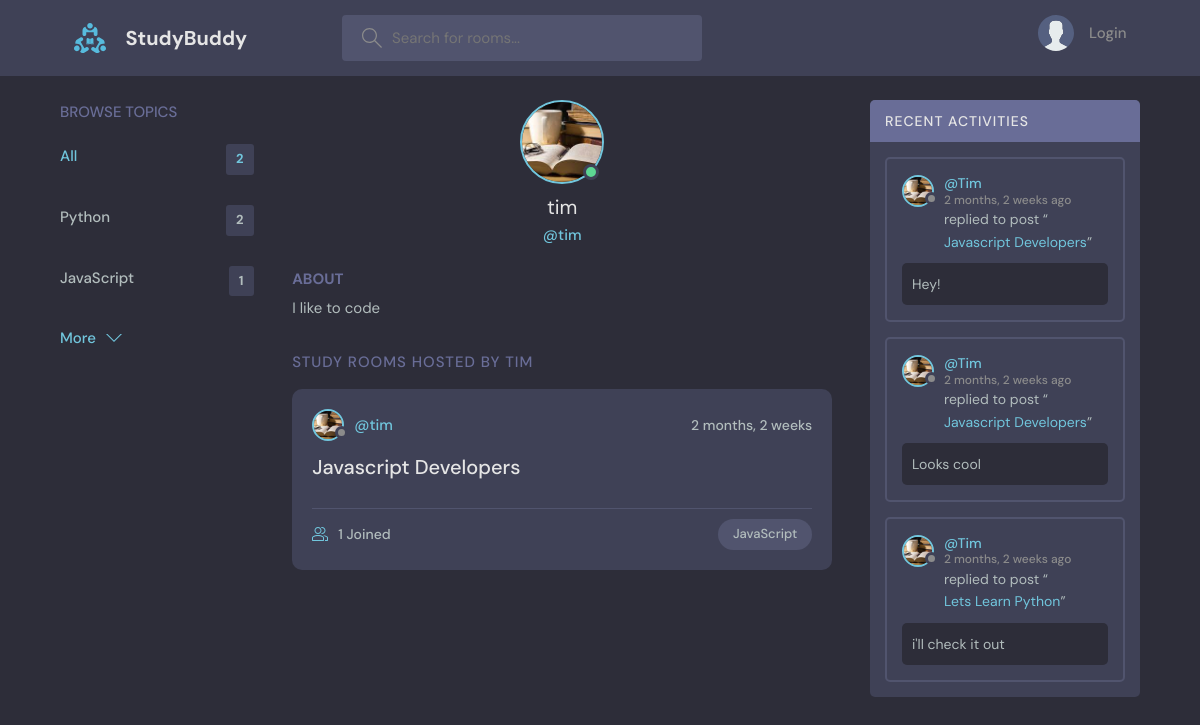
The page /profile/2 on the database its author committed.
### base/models.py (models this page shows, shortened)
class Topic(models.Model):
    name = models.CharField(max_length=200)

class User(AbstractUser):
    name = models.CharField(max_length=200, null=True)
    email = models.EmailField( unique=True, null=True)
    bio = models.TextField(null=True)
    avatar = models.ImageField(null=True, default="avatar.svg")
    USERNAME_FIELD = 'email'
    REQUIRED_FIELDS = []

class Room(models.Model):
    host = models.ForeignKey(User, on_delete=models.SET_NULL, null=True)
    topic =models.ForeignKey(Topic, on_delete=models.SET_NULL, null=True)
    name = models.CharField(max_length=200)
    description = models.TextField(null=True, blank=True)
    participants= models.ManyToManyField(User, related_name='paticipants', blank=True)
    created = models.DateTimeField(auto_now=True)
    updated = models.DateTimeField(auto_now_add=True)
    class Meta:
        ordering = ['-updated', '-created']
    def __str__(self):
        return self.name

class Message(models.Model):
    user = models.ForeignKey(User, on_delete=models.CASCADE)
    room = models.ForeignKey(Room, on_delete=models.CASCADE)
    body = models.TextField()
    created = models.DateTimeField(auto_now=True)
    updated = models.DateTimeField(auto_now_add=True)
    class Meta:
        ordering = ['-updated', '-created']

### base/views.py (the view)
# urls.py: path('profile/<str:pk>', views.userProfile, name="user-profile"),
def userProfile(request, pk):
    user = User.objects.get(id=pk)
    rooms = user.room_set.all()
    rooms_message = user.message_set.all()
    topics = Topic.objects.all()
    context = {'user': user, 'rooms':rooms, 'room_message':rooms_message, 'topics':topics}
    return render(request, 'base/profile.html', context)

### base/templates/base/profile.html (shortened to what this page needs)
{% extends "main.html" %}
{% block content %}
<main class="profile-page layout layout--3">
  <div class="container">
    {% include "base/topics_component.html" %}
    <div class="roomList">
      <div class="profile">
        <div class="profile__avatar">
          <div class="avatar avatar--large active">
            <img src="{{user.avatar.url}}" />
          </div>
        </div>
        <div class="profile__info">
          <h3>{{user.username}}</h3>
          <p>@{{user.username}}</p>
        </div>
        <div class="profile__about">
          <h3>About</h3>
          <p>
            {{user.bio}}
          </p>
        </div>
      </div>
      <div class="roomList__header">
        <div>
          <h2>Study Rooms Hosted by {{user.username}}</a>
          </h2>
        </div>
      </div>
      {% include "base/feed_component.html" %}
    </div>
    {% include "base/activity_component.html" %}
  </div>
</main>
{% endblock content %}

### templates/main.html (shortened to what this page needs)
<!DOCTYPE html>
{% load static %}
<html lang="en">
  <head>
    <link rel="stylesheet" href="{% static 'styles/style.css' %}" />
  </head>
  <body>
        {% include "navbar.html" %}
        {% block content %}
        {% endblock content %}
  </body>
</html>

### templates/navbar.html (shortened to what this page needs)
{% load static %}
<header class="header header--loggedIn">
    <div class="container">
      <a href="{% url 'home' %}" class="header__logo">
        <img src="{% static 'images/logo.svg' %}" />
        <h1>StudyBuddy</h1>
      </a>
      <form class="header__search" method="GET" action="{% url 'home' %}">
        <label>
          <input  name="q" placeholder="Search for rooms..." />
        </label>
      </form>
      <nav class="header__menu">
        {% if request.user.is_authenticated%}
        <div class="header__user">
          <a href="{% url 'update-user' %}">
            <div class="avatar avatar--medium active">
              <img src="{{request.user.avatar.url}}" />
            </div>
            <p>{{request.user.username}} <span>@{{request.user.username}}</span></p>
          </a>
          <button class="dropdown-button">
            <svg version="1.1" xmlns="http://www.w3.org/2000/svg" width="32" height="32" viewBox="0 0 32 32">
              <title>chevron-down</title>
              <path d="M16 21l-13-13h-3l16 16 16-16h-3l-13 13z"></path>
            </svg>
          </button>
        </div>
        {% else %}
            <a href="{% url "login" %}">
                <img src="{% static 'images/avatar.svg'%}"/>
                <p>Login</p>
            </a>
        {% endif %}
      </nav>
    </div>
  </header>

### base/templates/base/topics_component.html
<div class="topics">
    <div class="topics__header">
      <h2>Browse Topics</h2>
    </div>
    <ul class="topics__list">
      <li>
        <a href="{% url 'home' %}" class="active">All <span>{{topics.count}}</span></a>
      </li>
       {% for topic in  topics %}
      <li>
        <a href="{% url 'home' %}?q={{topic.name}}">{{topic.name}}<span>{{topic.room_set.all.count}}</span></a>
      </li>
      {% endfor %}
    </ul>
    <a class="btn btn--link" href="{% url 'topics' %}">
      More
      <svg version="1.1" xmlns="http://www.w3.org/2000/svg" width="32" height="32" viewBox="0 0 32 32">
        <title>chevron-down</title>
        <path d="M16 21l-13-13h-3l16 16 16-16h-3l-13 13z"></path>
      </svg>
    </a>
</div>

### base/templates/base/feed_component.html (shortened to what this page needs)
{% for room in rooms  %}
<div class="roomListRoom">
        <div class="roomListRoom__header">
          <a href="{% url 'user-profile' room.host.id %}" class="roomListRoom__author">
            <div class="avatar avatar--small">
              <img src="{{room.host.avatar.url}}" />
            </div>
            <span>@{{room.host.username}}</span>
          </a>
          <div class="roomListRoom__actions">
            <span>{{room.created|timesince}}</span>
          </div>
        </div>
        <div class="roomListRoom__content">
          <a href="{% url 'room' room.id %}">{{room.name}}</a>
        </div>
        <div class="roomListRoom__meta">
          <a href="{% url 'room' room.id %}" class="roomListRoom__joined">
            {{room.participants.all.count}} Joined
          </a>
          <p class="roomListRoom__topic">{{room.topic.name}}</p>
        </div>
</div>
{% endfor %}

### base/templates/base/activity_component.html (shortened to what this page needs)
<div class="activities">
    <div class="activities__header">
      <h2>Recent Activities</h2>
    </div>
    {% for message  in room_message %}
    <div class="activities__box">
      <div class="activities__boxHeader roomListRoom__header">
        <a href="{% url 'user-profile' message.user.id %}" class="roomListRoom__author">
          <div class="avatar avatar--small">
            <img src="{{message.user.avatar.url}}" />
          </div>
          <p>
            @{{message.user.name}}
            <span>{{message.created|timesince}} ago</span>
          </p>
        </a>
      </div>
      <div class="activities__boxContent">
        <p>replied to post “<a href="{% url 'room' message.user.id %}">{{message.room}}</a>”</p>
        <div class="activities__boxRoomContent">
        {{message.body}}
        </div>
      </div>
    </div>
    {% endfor %}
</div>

### rows shown on the page
Topic: name "Python", room_set.all.count "2"
Topic: name "JavaScript", room_set.all.count "1"
User: avatar (picture), username "tim", bio "I like to code", username "TIM"
Room: host.avatar (picture), host.username "tim", created "2 months, 2 weeks", name "Javascript Developers", participants.all.count "1", topic.name "JavaScript"
Message: user.avatar (picture), user.name "Tim", created "2 months, 2 weeks", room "Javascript Developers", body "Hey!"
Message: user.avatar (picture), user.name "Tim", created "2 months, 2 weeks", room "Javascript Developers", body "Looks cool"
Message: user.avatar (picture), user.name "Tim", created "2 months, 2 weeks", room "Lets Learn Python", body "i'll check it out"

### other values the page prints
{{ topics.count }} "2"
